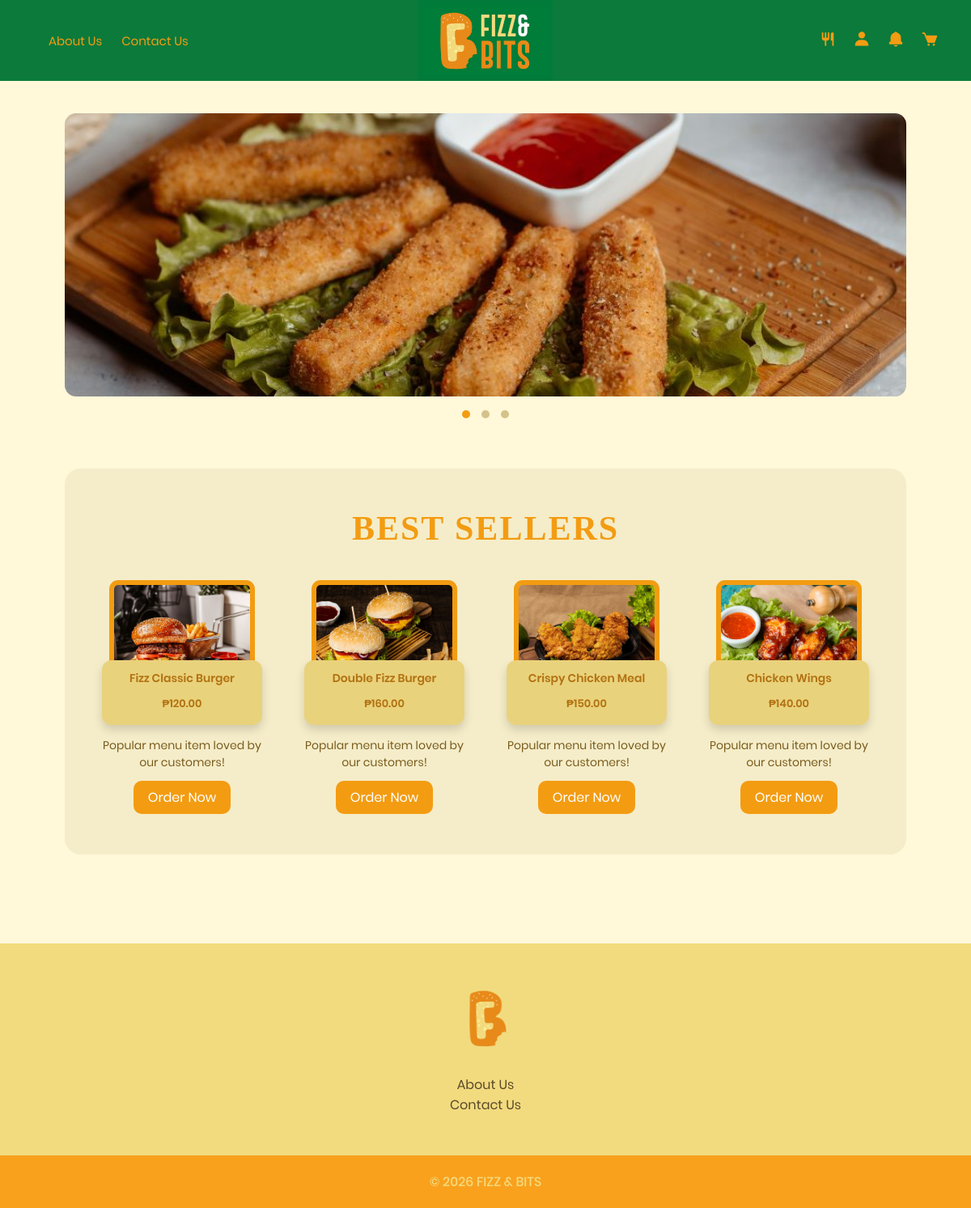
The app's page /Customer_side/php/front.php (signed in) with its own data.
### tables this page shows
CREATE TABLE `menu_items` (
  `menu_item_id` int(11) NOT NULL,
  `name` varchar(50) DEFAULT NULL,
  `description` varchar(50) DEFAULT NULL,
  `category_id` int(11) DEFAULT NULL,
  `price` decimal(10,2) DEFAULT NULL,
  `availability_status` enum('available','not available') DEFAULT NULL,
  `image_url` varchar(255) DEFAULT NULL,
  `is_featured` tinyint(1) DEFAULT NULL
);

### Customer_side/php/front.php (the view, shortened to what this page needs)
<?php
    include "config.php";
    $bestQuery = $db->query("
        SELECT * FROM menu_items
        WHERE availability_status = 'available'
        ORDER BY menu_item_id ASC
        LIMIT 4
    ")
?>
<!DOCTYPE html>
<html lang="en">
<head>
    <link href='https://unpkg.com/boxicons@2.1.4/css/boxicons.min.css' rel='stylesheet'>
    <link rel="stylesheet" href="../css/fonts.css">
    <link rel="stylesheet" href="../css/menu.css">
    <link rel="stylesheet" href="../css/storefront.css">
</head>
<body>
    <?php include 'navbar.php'; ?>
    <div class="container">
        <div class="content">
            <div class="slider">
                <div class="slides">
                    <img src="../../images/mozza.jpg" class="slide active">
                </div>
                <div class="dots">
                    <span class="dot active"></span>
                    <span class="dot"></span>
                    <span class="dot"></span>
                </div>
            </div>
            <section class="best">
                <h2 class="best-title">BEST SELLERS</h2>
                <div class="best-container">
                    <?php while ($row = $bestQuery->fetch_assoc()): ?>
                        <div class="best-card">
                            <a href="menu.php?item=<?= $row['menu_item_id'] ?>" class="card">
                                <div class="image-box">
                                    <img src="/Fizz_and_Bits_Website/images/<?= htmlspecialchars($row['image_url']) ?>">
                                </div>
                                <div class="info-card">
                                    <h4><?= $row['name'] ?></h4>
                                    <small>₱<?= $row['price'] ?></small>
                                </div>
                            </a>
                            <div class="best-text">
                                <p class="best-desc">
                                    Popular menu item loved by our customers!
                                </p>
                                <a href="menu.php?item=<?= $row['menu_item_id'] ?>" class="order-btn">
                                    Order Now
                                </a>
                            </div>
                        </div>
                    <?php endwhile; ?>
                </div>
            </section>
        </div>
    </div>
    <?php include 'footer.php'; ?>
</body>
</html>

### Customer_side/php/navbar.php (shortened to what this page needs)
<link rel="stylesheet" href="../css/navbar.css?v=1.1">
<header class="navbar">
    <div class="nav-text left">
        <a href="aboutus.php">About Us</a>
        <a href="contactus.php">Contact Us</a>
    </div>
    <div class="nav-logo">
        <a href="front.php" class="brand">
            <img src="/Fizz_and_Bits_Website/images/imagotype_logo.png" alt="Fizz & Bits Logo">
        </a>
    </div>
    <div class="nav-icons right">
        <a href="menu.php"><i class='bx bx-restaurant'></i></a>
        <div class="user-dropdown">
            <i class='bx bxs-user user-icon' onclick="toggleUserMenu()"></i>
        </div>
        <div class="notification-dropdown">
            <button
                type="button"
                class="notification-button"
                onclick="toggleNotificationMenu(event)"
                aria-label="Notifications"
            >
                <i class='bx bxs-bell'></i>
            </button>
        </div>
        <a href="cart.php"><i class='bx bxs-cart'></i></a>
    </div>
</header>

### Customer_side/php/footer.php
<footer class="footer">
    <div class="footer-left">
        <div class="logo-container">
            <img src="/Fizz_and_Bits_Website/images/isotype_logo.png">
        </div>
    </div>
    <div class="footer-links">
        <a href="aboutus.php"> About Us </a><br>
        <a href="contactus.php"> Contact Us </a>
    </div>
</footer>
<div class="copyright-div">
    <p class="copyright">© 2026 FIZZ & BITS</p>
</div>

### Customer_side/css/menu.css (style rules this page uses)
* { margin: 0; padding: 0; box-sizing: border-box; }
:root { --green: #0B7A3B; --light-bg: #FFF8D9; --section-bg: #F5EDC9; --card-yellow: #E9D27C; --accent: #F39C12; --text-dark: #5A4A2C; }
body { background: var(--light-bg); font-family: 'Poppins', sans-serif; color: var(--text-dark); }
.navbar { display: flex; justify-content: space-between; padding: 15px 30px; background: #017B39; color: white; align-items: center; }
.navbar { background: var(--green); padding: 15px 40px; }
.nav-icons { color: #F39C12; font-size: 22px; margin-left: 20px; transition: 0.2s; }
.nav-icons a { color: #F39C12; font-size: 22px; margin-left: 20px; transition: 0.2s; text-decoration: none; }
.container { display: flex; padding: 40px 80px; gap: 30px; }
.content { flex: 1; }
.footer { margin-top: 60px; background: #F2DB7E; padding: 50px 20px; text-align: center; }
.footer-links a { color: #5A4A2C; text-decoration: none; transition: 0.2s; }
.card { width: 180px; text-decoration: none; position: relative; transition: transform 0.25s ease; }
.image-box { background: #F2DB7E; border: 6px solid var(--accent); border-radius: 11px; overflow: hidden; }
.image-box img { width: 100%; height: 140px; object-fit: cover; }
.info-card { position: absolute; bottom: -20px; left: 50%; transform: translateX(-50%); width: 110%; height: 45%; background: var(--card-yellow); border-radius: 12px; padding: 10px; text-align: center; box-shadow: 0 6px 12px rgba(0,0,0,0.15); transition: 0.25s; color: #B27212; }
.info-card h4 { font-size: 14px; }
.info-card small { font-weight: bold; }
.logo-container img { height: 85px; margin-bottom: 20px; }
.navbar { display: flex; align-items: center; justify-content: space-between; position: relative; padding: 10px 40px; min-height: 100px; }
.nav-icons { display: flex; gap: 15px; }
.nav-logo { position: absolute; left: 50%; transform: translateX(-50%); }
.nav-logo img { height: 100px; display: block; }
.copyright-div { padding: 20px; color: #F2DB7E; background-color: #F9A11D; font-weight: 500; display: flex; align-items: center; justify-content: center; }
.card { display: flex; flex-direction: column; }
.info-card { display: flex; flex-direction: column; justify-content: space-between; min-height: 80px; padding: 12px; }
.info-card h4 { margin-bottom: 4px; }
.info-card small { margin-bottom: 4px; }

### Customer_side/css/storefront.css (style rules this page uses)
* { margin: 0; padding: 0; box-sizing: border-box; }
:root { --green: #0B7A3B; --light-bg: #FFF8D9; --section-bg: #F5EDC9; --card-yellow: #E9D27C; --accent: #F39C12; --text-dark: #5A4A2C; }
body { background: var(--light-bg); font-family: 'Poppins', sans-serif; color: var(--text-dark); }
.container { padding: 40px 80px; }
.content { width: 100%; }
.slider { width: 100%; margin-bottom: 50px; position: relative; }
.slides { position: relative; }
.slide { width: 100%; height: 350px; object-fit: cover; display: none; border-radius: 14px; }
.slide.active { display: block; }
.dots { text-align: center; margin-top: 12px; }
.dot { height: 10px; width: 10px; margin: 5px; background: #d4c28a; border-radius: 50%; display: inline-block; transition: 0.2s; }
.dot.active { background: var(--accent); }
.best { margin-top: 50px; padding: 50px 40px; background: var(--section-bg); border-radius: 20px; }
.best-title { color: var(--accent); font-size: 42px; margin-bottom: 40px; font-family: 'Surimi'; letter-spacing: 2px; text-align: center; }
.best-container { display: flex; justify-content: center; gap: 50px; flex-wrap: wrap; }
.best-card { display: flex; flex-direction: column; align-items: center; width: 200px; }
.best-card .card { width: 180px; }
.best-text { text-align: center; margin-top: 35px; }
.best-desc { font-size: 14px; margin-bottom: 12px; color: #7A5C1E; }
.order-btn { display: inline-block; background: var(--accent); color: white; padding: 8px 18px; border-radius: 10px; text-decoration: none; transition: 0.25s; }
.footer { margin-top: 70px; background: #F2DB7E; padding: 50px 20px; text-align: center; }
.footer-links a { color: #5A4A2C; text-decoration: none; transition: 0.2s; }
.copyright-div { padding: 20px; color: #F2DB7E; background-color: #F9A11D; font-weight: 500; display: flex; align-items: center; justify-content: center; }

### records on screen
menu_items: image_url (picture), name "Fizz Classic Burger", price "120.00"
menu_items: image_url (picture), name "Double Fizz Burger", price "160.00"
menu_items: image_url (picture), name "Crispy Chicken Meal", price "150.00"
menu_items: image_url (picture), name "Chicken Wings", price "140.00"
